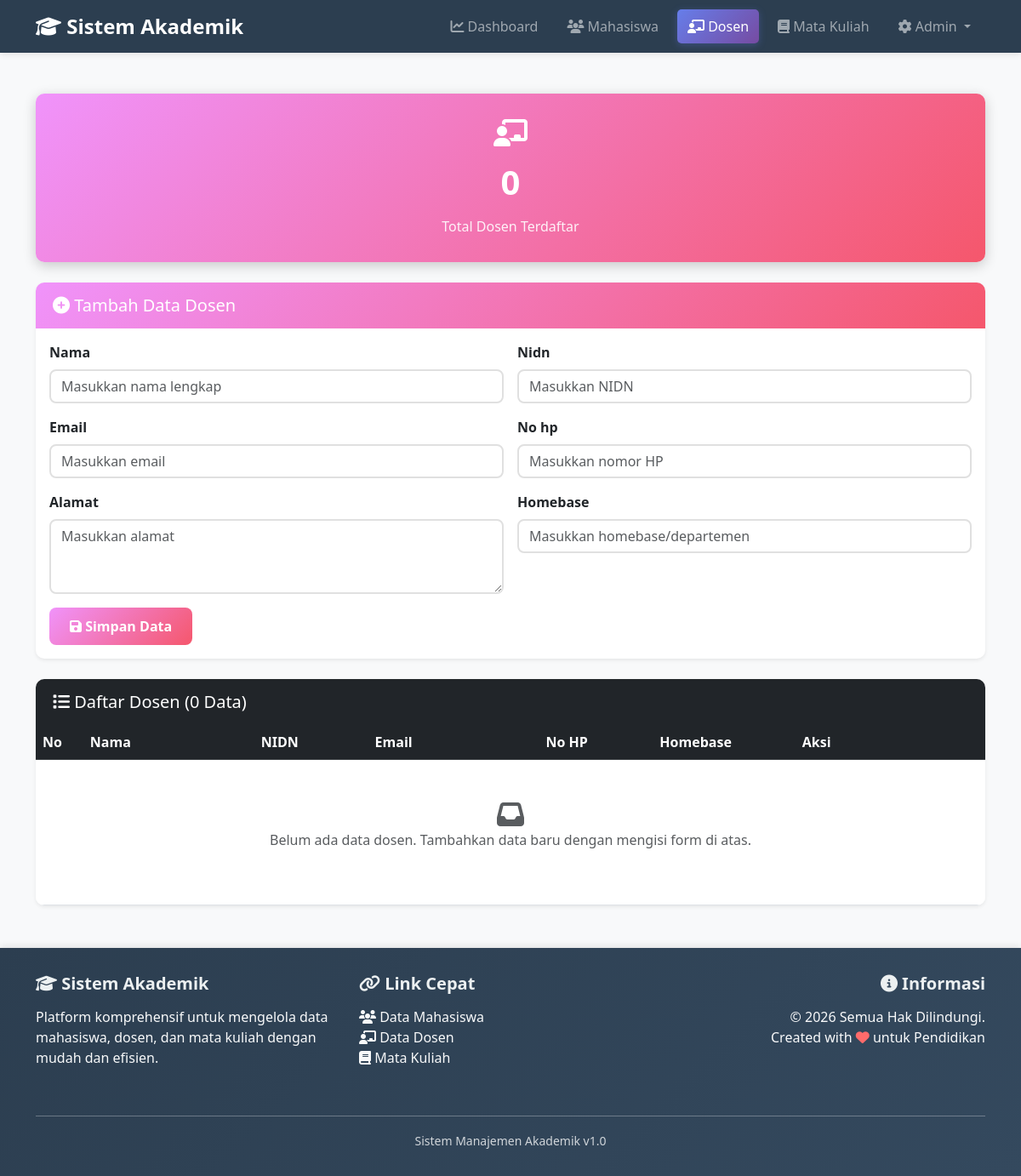
The page /mahasiswa/dosen/ (signed in) on the database as committed earlier.
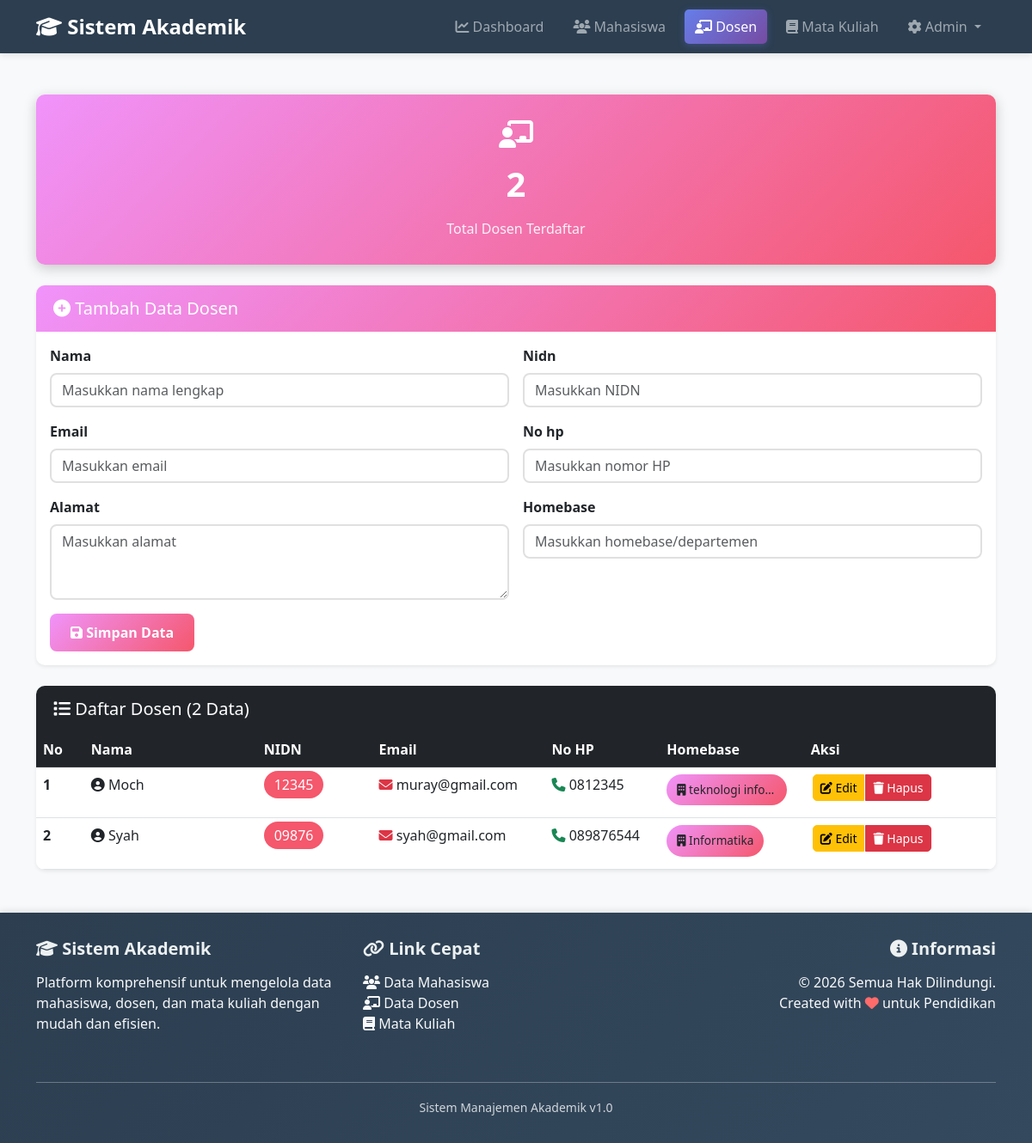
The same page on the database as committed later.
### mahasiswa/models.py (models this page shows, shortened)
class Dosen(models.Model):
    nama = models.CharField(max_length=100)
    nidn = models.CharField(max_length=20, unique=True)
    email = models.EmailField()
    no_hp = models.CharField(max_length=15)
    alamat = models.TextField()
    homebase = models.CharField(max_length=50)

### mahasiswa/views.py (the view)
# urls.py: path('dosen/', input_dosen, name='input_dosen'),
@login_required(login_url='/admin/login/')
def input_dosen(request):
    if request.method == 'POST':
        form = DosenForm(request.POST)
        if form.is_valid():
            form.save()
            return redirect('input_dosen')
    else:
        form = DosenForm()
    dosen_list = Dosen.objects.all()
    total_dosen = Dosen.objects.count()
    context = {
        'form': form,
        'dosen_list': dosen_list,
        'total_dosen': total_dosen,
    }
    return render(request, 'mahasiswa/dosen_form.html', context)

### mahasiswa/forms.py
class DosenForm(forms.ModelForm):
    class Meta:
        model = Dosen
        fields = '__all__'
        widgets = {
            'nama': forms.TextInput(attrs={'class': 'form-control', 'placeholder': 'Masukkan nama lengkap'}),
            'nidn': forms.TextInput(attrs={'class': 'form-control', 'placeholder': 'Masukkan NIDN'}),
            'email': forms.EmailInput(attrs={'class': 'form-control', 'placeholder': 'Masukkan email'}),
            'no_hp': forms.TextInput(attrs={'class': 'form-control', 'placeholder': 'Masukkan nomor HP'}),
            'alamat': forms.Textarea(attrs={'class': 'form-control', 'rows': 3, 'placeholder': 'Masukkan alamat'}),
            'homebase': forms.TextInput(attrs={'class': 'form-control', 'placeholder': 'Masukkan homebase/departemen'}),
        }

### mahasiswa/templates/mahasiswa/dosen_form.html (shortened to what this page needs)
{% extends "mahasiswa/base.html" %}
{% block content %}
<div class="row mb-4">
    <div class="col-md-12">
        <div class="stat-card">
            <i class="fas fa-chalkboard-user" style="font-size: 2rem;"></i>
            <div class="stat-number">{{ total_dosen }}</div>
            <div class="stat-label">Total Dosen Terdaftar</div>
        </div>
    </div>
</div>
<div class="card shadow-sm mb-4">
    <div class="card-header text-white" style="background: linear-gradient(135deg, #f093fb 0%, #f5576c 100%);">
        <h5 class="mb-0">
            <i class="fas fa-plus-circle"></i> Tambah Data Dosen
        </h5>
    </div>
    <div class="card-body">
        <form method="POST" class="row g-3">
            {% for field in form %}
                <div class="col-md-6">
                    <label class="form-label"><strong>{{ field.label }}</strong></label>
                    {{ field }}
                </div>
            {% endfor %}
            <div class="col-12">
                <button class="btn btn-submit px-4" type="submit">
                    <i class="fas fa-save"></i> Simpan Data
                </button>
            </div>
        </form>
    </div>
</div>
<div class="card shadow-sm">
    <div class="card-header bg-dark text-white">
        <h5 class="mb-0"><i class="fas fa-list"></i> Daftar Dosen ({{ total_dosen }} Data)</h5>
    </div>
    <div class="card-body p-0">
        <div class="table-responsive">
            <table class="table table-hover mb-0">
                <thead class="table-dark">
                    <tr>
                        <th width="5%">No</th>
                        <th width="18%">Nama</th>
                        <th width="12%">NIDN</th>
                        <th width="18%">Email</th>
                        <th width="12%">No HP</th>
                        <th width="15%">Homebase</th>
                        <th width="20%">Aksi</th>
                    </tr>
                </thead>
                <tbody>
                    {% for dosen in dosen_list %}
                    <tr class="table-row-hover">
                        <td><strong>{{ forloop.counter }}</strong></td>
                        <td>
                            <i class="fas fa-user-circle"></i> {{ dosen.nama }}
                        </td>
                        <td>
                            <span class="nidn-badge">{{ dosen.nidn }}</span>
                        </td>
                        <td>
                            <i class="fas fa-envelope text-danger"></i> {{ dosen.email }}
                        </td>
                        <td>
                            <i class="fas fa-phone text-success"></i> {{ dosen.no_hp }}
                        </td>
                        <td>
                            <span class="badge-homebase bg-light text-dark">
                                <i class="fas fa-building"></i> {{ dosen.homebase }}
                            </span>
                        </td>
                        <td>
                            <div class="btn-group btn-group-sm" role="group">
                                <a href="{% url 'edit_dosen' dosen.id %}" class="btn btn-warning" title="Edit">
                                    <i class="fas fa-edit"></i> Edit
                                </a>
                                <a href="{% url 'delete_dosen' dosen.id %}" class="btn btn-danger" onclick="return confirm('Yakin ingin menghapus?');" title="Hapus">
                                    <i class="fas fa-trash"></i> Hapus
                                </a>
                            </div>
                        </td>
                    </tr>
                    {% empty %}
                    <tr>
                        <td colspan="7" class="text-center text-muted py-5">
                            <i class="fas fa-inbox" style="font-size: 2rem;"></i>
                            <p>Belum ada data dosen. Tambahkan data baru dengan mengisi form di atas.</p>
                        </td>
                    </tr>
                    {% endfor %}
                </tbody>
            </table>
        </div>
    </div>
</div>
{% endblock %}

Rows that differ between the two databases and show on the page:
added Dosen: nama "Moch", nidn "12345", email "muray@gmail.com", no_hp "0812345", homebase "teknologi info…"
added Dosen: nama "Syah", nidn "09876", email "syah@gmail.com", no_hp "089876544", homebase "Informatika"
Other text that changed with them:
{{ total_dosen }}: "0" → "2"
text no longer shown: "Belum ada data dosen. Tambahkan data baru dengan mengisi form di atas."
